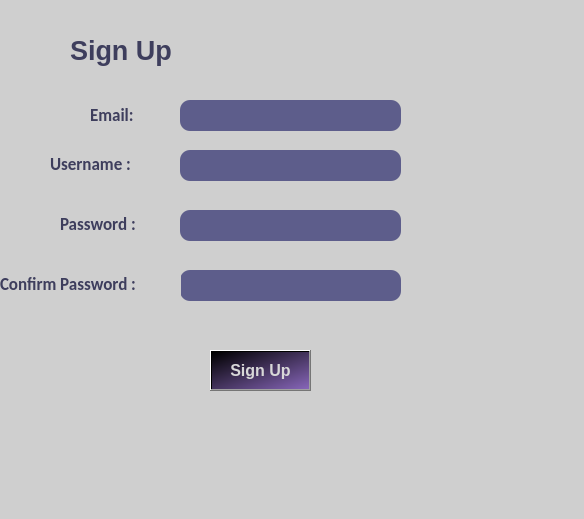
<?xml version="1.0" encoding="UTF-8"?>
<ui version="4.0">
 <class>Dialog</class>
 <widget class="QDialog" name="Dialog">
  <property name="geometry">
   <rect>
    <x>0</x>
    <y>0</y>
    <width>584</width>
    <height>519</height>
   </rect>
  </property>
  <property name="windowTitle">
   <string>Dialog</string>
  </property>
  <property name="styleSheet">
   <string notr="true">background-color: rgb(207, 207, 207);
</string>
  </property>
  <widget class="QLabel" name="label">
   <property name="geometry">
    <rect>
     <x>70</x>
     <y>30</y>
     <width>131</width>
     <height>41</height>
    </rect>
   </property>
   <property name="font">
    <font>
     <family>Arial</family>
     <pointsize>20</pointsize>
     <weight>75</weight>
     <bold>true</bold>
    </font>
   </property>
   <property name="autoFillBackground">
    <bool>false</bool>
   </property>
   <property name="styleSheet">
    <string notr="true">color: rgb(62, 62, 93);
border-radius: 20px</string>
   </property>
   <property name="text">
    <string>Sign Up </string>
   </property>
  </widget>
  <widget class="QLineEdit" name="username">
   <property name="geometry">
    <rect>
     <x>180</x>
     <y>150</y>
     <width>221</width>
     <height>31</height>
    </rect>
   </property>
   <property name="font">
    <font>
     <family>Calibri</family>
     <pointsize>12</pointsize>
     <weight>50</weight>
     <bold>false</bold>
    </font>
   </property>
   <property name="styleSheet">
    <string notr="true">background-color: rgb(93,93,139);
border-radius:10px;</string>
   </property>
  </widget>
  <widget class="QLineEdit" name="password">
   <property name="geometry">
    <rect>
     <x>180</x>
     <y>210</y>
     <width>221</width>
     <height>31</height>
    </rect>
   </property>
   <property name="font">
    <font>
     <family>Calibri</family>
     <pointsize>12</pointsize>
     <weight>50</weight>
     <bold>false</bold>
    </font>
   </property>
   <property name="styleSheet">
    <string notr="true">background-color: rgb(93,93,139);
border-radius:10px;</string>
   </property>
  </widget>
  <widget class="QPushButton" name="signupbutton">
   <property name="geometry">
    <rect>
     <x>210</x>
     <y>350</y>
     <width>101</width>
     <height>41</height>
    </rect>
   </property>
   <property name="font">
    <font>
     <family>Segoe UI</family>
     <pointsize>12</pointsize>
     <weight>75</weight>
     <bold>true</bold>
    </font>
   </property>
   <property name="styleSheet">
    <string notr="true">background-color: qlineargradient(spread:pad, x1:0.011, y1:0, x2:1, y2:1, stop:0 rgba(0, 0, 0, 255), stop:1 rgba(135, 102, 185, 255));
color: rgb(216, 216, 216);</string>
   </property>
   <property name="text">
    <string>Sign Up</string>
   </property>
  </widget>
  <widget class="QLineEdit" name="cpassword">
   <property name="geometry">
    <rect>
     <x>180</x>
     <y>270</y>
     <width>221</width>
     <height>31</height>
    </rect>
   </property>
   <property name="font">
    <font>
     <family>Calibri</family>
     <pointsize>12</pointsize>
     <weight>50</weight>
     <bold>false</bold>
    </font>
   </property>
   <property name="styleSheet">
    <string notr="true">background-color: rgb(93,93,139);
border-radius:10px;</string>
   </property>
  </widget>
  <widget class="QLabel" name="email">
   <property name="geometry">
    <rect>
     <x>90</x>
     <y>100</y>
     <width>71</width>
     <height>31</height>
    </rect>
   </property>
   <property name="font">
    <font>
     <family>Calibri</family>
     <pointsize>13</pointsize>
     <weight>75</weight>
     <bold>true</bold>
    </font>
   </property>
   <property name="styleSheet">
    <string notr="true">color: rgb(62, 62, 93);
border-radius: 20px;
</string>
   </property>
   <property name="text">
    <string>&lt;html&gt;&lt;head/&gt;&lt;body&gt;&lt;p&gt;Email:&lt;/p&gt;&lt;/body&gt;&lt;/html&gt;</string>
   </property>
  </widget>
  <widget class="QLineEdit" name="username_2">
   <property name="geometry">
    <rect>
     <x>180</x>
     <y>100</y>
     <width>221</width>
     <height>31</height>
    </rect>
   </property>
   <property name="font">
    <font>
     <family>Calibri</family>
     <pointsize>12</pointsize>
     <weight>50</weight>
     <bold>false</bold>
    </font>
   </property>
   <property name="styleSheet">
    <string notr="true">background-color: rgb(93,93,139);
border-radius:10px;</string>
   </property>
  </widget>
  <widget class="QLabel" name="email_2">
   <property name="geometry">
    <rect>
     <x>50</x>
     <y>149</y>
     <width>111</width>
     <height>31</height>
    </rect>
   </property>
   <property name="font">
    <font>
     <family>Calibri</family>
     <pointsize>13</pointsize>
     <weight>75</weight>
     <bold>true</bold>
    </font>
   </property>
   <property name="styleSheet">
    <string notr="true">color: rgb(62, 62, 93);
border-radius: 20px;
</string>
   </property>
   <property name="text">
    <string>&lt;html&gt;&lt;head/&gt;&lt;body&gt;&lt;p&gt;Username :&lt;/p&gt;&lt;/body&gt;&lt;/html&gt;</string>
   </property>
  </widget>
  <widget class="QLabel" name="email_3">
   <property name="geometry">
    <rect>
     <x>60</x>
     <y>209</y>
     <width>101</width>
     <height>31</height>
    </rect>
   </property>
   <property name="font">
    <font>
     <family>Calibri</family>
     <pointsize>13</pointsize>
     <weight>75</weight>
     <bold>true</bold>
    </font>
   </property>
   <property name="styleSheet">
    <string notr="true">color: rgb(62, 62, 93);
border-radius: 20px;</string>
   </property>
   <property name="text">
    <string>&lt;html&gt;&lt;head/&gt;&lt;body&gt;&lt;p&gt;Password :&lt;/p&gt;&lt;/body&gt;&lt;/html&gt;</string>
   </property>
  </widget>
  <widget class="QLabel" name="email_4">
   <property name="geometry">
    <rect>
     <x>0</x>
     <y>269</y>
     <width>181</width>
     <height>31</height>
    </rect>
   </property>
   <property name="font">
    <font>
     <family>Calibri</family>
     <pointsize>13</pointsize>
     <weight>75</weight>
     <bold>true</bold>
    </font>
   </property>
   <property name="styleSheet">
    <string notr="true">color: rgb(62, 62, 93);
border-radius: 20px;</string>
   </property>
   <property name="text">
    <string>&lt;html&gt;&lt;head/&gt;&lt;body&gt;&lt;p&gt;Confirm Password :&lt;/p&gt;&lt;/body&gt;&lt;/html&gt;</string>
   </property>
  </widget>
 </widget>
 <resources/>
 <connections/>
</ui>
